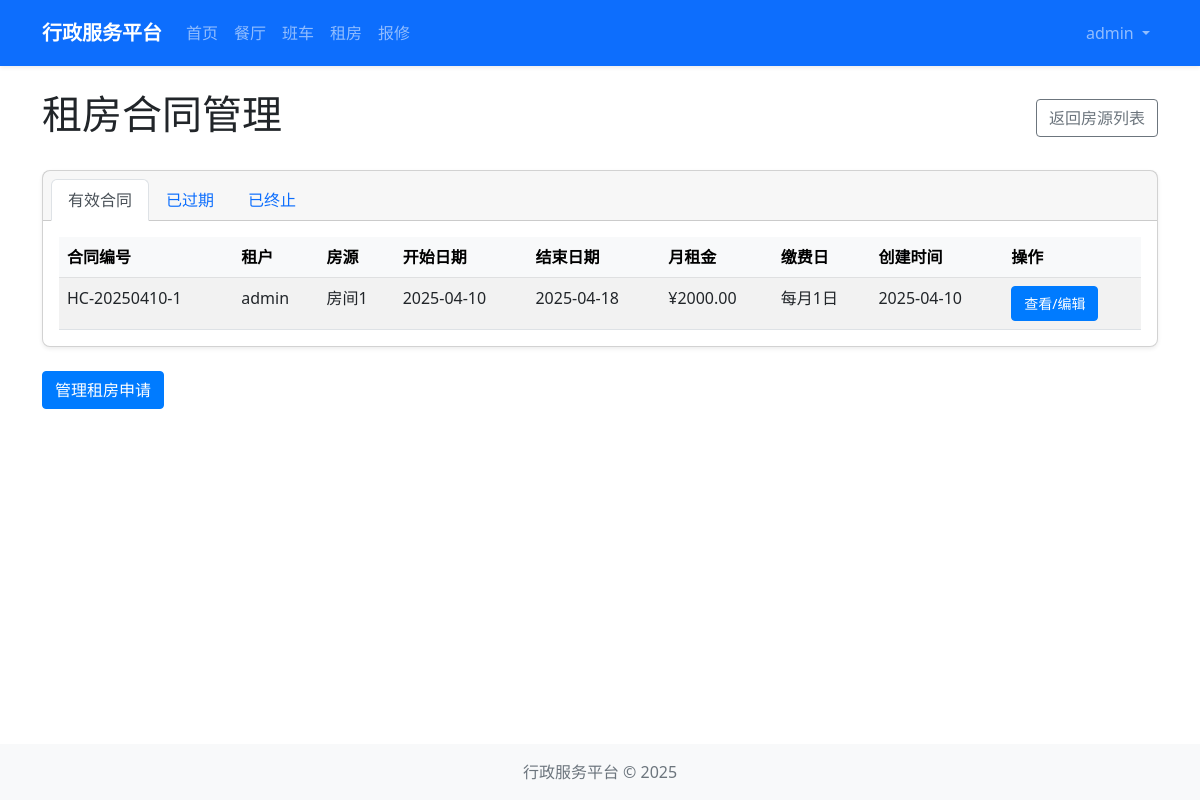
The app's page /housing/admin/contracts (signed in) with its own data.
### models/user.py (models this page shows, shortened)
class User(UserMixin, db.Model):
    __tablename__ = 'users'
    id = db.Column(db.Integer, primary_key=True)
    username = db.Column(db.String(64), unique=True, nullable=False)
    email = db.Column(db.String(120), unique=True, nullable=False)
    password_hash = db.Column(db.String(128))
    role = db.Column(db.String(20), default='user')  # 'admin' or 'user'
    created_at = db.Column(db.DateTime, default=datetime.utcnow)
    def is_admin(self):
        return self.role == 'admin'

### models/housing.py (models this page shows, shortened)
class HousingContract(db.Model):
    __tablename__ = 'housing_contracts'
    id = db.Column(db.Integer, primary_key=True)
    application_id = db.Column(db.Integer, db.ForeignKey('housing_applications.id'), nullable=False)
    contract_number = db.Column(db.String(50), unique=True)
    start_date = db.Column(db.Date, nullable=False)
    end_date = db.Column(db.Date, nullable=False)
    monthly_payment = db.Column(db.Float, nullable=False)
    payment_day = db.Column(db.Integer, default=1)  # 每月几号付款
    status = db.Column(db.String(20), default='active')  # active, terminated, expired
    notes = db.Column(db.Text)
    created_at = db.Column(db.DateTime, default=datetime.utcnow)
    application = db.relationship('HousingApplication', backref=db.backref('contract', uselist=False))

class Housing(db.Model):
    __tablename__ = 'housing'
    id = db.Column(db.Integer, primary_key=True)
    name = db.Column(db.String(100), nullable=False)
    address = db.Column(db.String(200), nullable=False)
    type = db.Column(db.String(50))  # apartment, dormitory, house, etc.
    area = db.Column(db.Float)  # 面积，单位平方米
    floor = db.Column(db.Integer)
    rooms = db.Column(db.Integer)  # 房间数
    price = db.Column(db.Float, nullable=False)
    deposit = db.Column(db.Float)
    is_furnished = db.Column(db.Boolean, default=False)
    facilities = db.Column(db.Text)  # 设施，以逗号分隔
    description = db.Column(db.Text)
    status = db.Column(db.String(20), default='available')  # available, occupied, maintenance
    created_at = db.Column(db.DateTime, default=datetime.utcnow)
    photos = db.relationship('HousingPhoto', backref='housing', lazy=True, cascade='all, delete-orphan')

### routes/housing.py (the view)
@housing_bp.route('/admin/contracts')
@login_required
def manage_contracts():
    if not current_user.is_admin():
        abort(403)
    status = request.args.get('status', 'active')
    contracts = HousingContract.query.filter_by(status=status).all()
    return render_template('housing/admin/contracts.html', contracts=contracts, current_status=status)

### extensions.py (called while the page is built)
def init_extensions(app):
    db.init_app(app)
    login_manager.init_app(app)
    csrf.init_app(app)
    login_manager.login_view = 'auth.login'
    from models.user import User
    @login_manager.user_loader
    def load_user(user_id):
        return User.query.get(int(user_id))

### templates/housing/admin/contracts.html (shortened to what this page needs)
{% extends "layout.html" %}
{% block content %}
<div class="row">
    <div class="col-12">
        <div class="d-flex justify-content-between align-items-center mb-4">
            <h1>租房合同管理</h1>
            <a href="{{ url_for('housing.admin') }}" class="btn btn-outline-secondary">返回房源列表</a>
        </div>
        <div class="card mb-4">
            <div class="card-header">
                <ul class="nav nav-tabs card-header-tabs">
                    <li class="nav-item">
                        <a class="nav-link {% if current_status == 'active' %}active{% endif %}" href="{{ url_for('housing.manage_contracts', status='active') }}">有效合同</a>
                    </li>
                    <li class="nav-item">
                        <a class="nav-link {% if current_status == 'expired' %}active{% endif %}" href="{{ url_for('housing.manage_contracts', status='expired') }}">已过期</a>
                    </li>
                    <li class="nav-item">
                        <a class="nav-link {% if current_status == 'terminated' %}active{% endif %}" href="{{ url_for('housing.manage_contracts', status='terminated') }}">已终止</a>
                    </li>
                </ul>
            </div>
            <div class="card-body">
                {% if contracts %}
                    <div class="table-responsive">
                        <table class="table table-striped table-hover">
                            <thead class="table-light">
                                <tr>
                                    <th>合同编号</th>
                                    <th>租户</th>
                                    <th>房源</th>
                                    <th>开始日期</th>
                                    <th>结束日期</th>
                                    <th>月租金</th>
                                    <th>缴费日</th>
                                    <th>创建时间</th>
                                    <th>操作</th>
                                </tr>
                            </thead>
                            <tbody>
                                {% for contract in contracts %}
                                    <tr>
                                        <td>{{ contract.contract_number }}</td>
                                        <td>{{ contract.application.user.username }}</td>
                                        <td>{{ contract.application.housing.name }}</td>
                                        <td>{{ contract.start_date.strftime('%Y-%m-%d') }}</td>
                                        <td>{{ contract.end_date.strftime('%Y-%m-%d') }}</td>
                                        <td>¥{{ "%.2f"|format(contract.monthly_payment) }}</td>
                                        <td>每月{{ contract.payment_day }}日</td>
                                        <td>{{ contract.created_at.strftime('%Y-%m-%d') }}</td>
                                        <td>
                                            <a href="{{ url_for('housing.edit_contract', id=contract.id) }}" class="btn btn-sm btn-primary">查看/编辑</a>
                                        </td>
                                    </tr>
                                {% endfor %}
                            </tbody>
                        </table>
                    </div>
                {% else %}
                    <div class="alert alert-info">
                        当前没有{{ '有效' if current_status == 'active' else ('已过期' if current_status == 'expired' else '已终止') }}的租房合同。
                    </div>
                {% endif %}
            </div>
        </div>
        <div class="mt-4">
            <a href="{{ url_for('housing.manage_applications') }}" class="btn btn-primary">管理租房申请</a>
        </div>
    </div>
</div>
{% endblock %}

### templates/layout.html (shortened to what this page needs)
<!DOCTYPE html>
<html lang="zh-CN">
<head>
    <link href="https://cdn.jsdelivr.net/npm/bootstrap@5.2.3/dist/css/bootstrap.min.css" rel="stylesheet">
    <link rel="stylesheet" href="{{ url_for('static', filename='css/style.css') }}">
</head>
<body>
    <nav class="navbar navbar-expand-lg navbar-dark bg-primary">
        <div class="container">
            <a class="navbar-brand" href="{{ url_for('main.index') }}">行政服务平台</a>
            <div class="collapse navbar-collapse" id="navbarSupportedContent">
                <ul class="navbar-nav me-auto mb-2 mb-lg-0">
                    <li class="nav-item">
                        <a class="nav-link" href="{{ url_for('main.index') }}">首页</a>
                    </li>
                    <li class="nav-item">
                        <a class="nav-link" href="{{ url_for('restaurant.index') }}">餐厅</a>
                    </li>
                    <li class="nav-item">
                        <a class="nav-link" href="{{ url_for('shuttle.index') }}">班车</a>
                    </li>
                    <li class="nav-item">
                        <a class="nav-link" href="{{ url_for('housing.index') }}">租房</a>
                    </li>
                    <li class="nav-item">
                        <a class="nav-link" href="{{ url_for('repair.index') }}">报修</a>
                    </li>
                </ul>
                <ul class="navbar-nav ms-auto">
                    {% if current_user.is_authenticated %}
                        <li class="nav-item dropdown">
                            <a class="nav-link dropdown-toggle" href="#" id="navbarDropdown" role="button" data-bs-toggle="dropdown" aria-expanded="false">
                                {{ current_user.username }}
                            </a>
                        </li>
                    {% endif %}
                </ul>
            </div>
        </div>
    </nav>
    <main class="container mt-4 mb-4">
        {% block content %}{% endblock %}
    </main>
    <footer class="footer bg-light py-3 mt-auto">
        <div class="container text-center">
            <span class="text-muted">行政服务平台 &copy; {{ now.year }}</span>
        </div>
    </footer>
</body>
</html>

### static/css/style.css (style rules this page uses)
body { display: flex; flex-direction: column; min-height: 100vh; }
main { flex: 1; }
.footer { margin-top: auto; }
.card { border-radius: 0.5rem; box-shadow: 0 0.125rem 0.25rem rgba(0, 0, 0, 0.075); transition: all 0.3s ease; }
.btn { border-radius: 0.25rem; padding: 0.375rem 0.75rem; font-weight: 500; }
.btn-primary { background-color: #007bff; border-color: #007bff; }
.navbar { padding: 0.8rem 1rem; box-shadow: 0 0.125rem 0.25rem rgba(0, 0, 0, 0.075); }
.navbar-brand { font-weight: 600; font-size: 1.25rem; }
.table { margin-bottom: 0; }
.table th { font-weight: 600; background-color: #f8f9fa; }

### records on screen
User: username "admin"
HousingContract: contract_number "HC-20250410-1", application.user.username "admin", application.housing.name "房间1", start_date "2025-04-10", end_date "2025-04-18", monthly_payment "2000.00", payment_day "1", created_at "2025-04-10"
